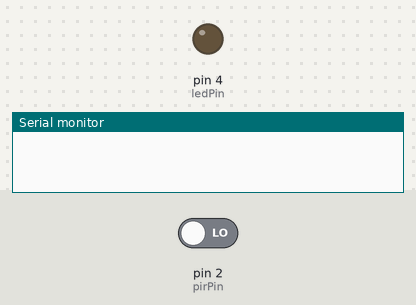
The sketch below on a simulated Arduino Uno, built with avr-gcc and run on an emulated ATmega328P. Parts: output pins drawn as LEDs (lit = HIGH), the last lines printed to the serial monitor. The inputs (shaded band) are chosen by the test bench; at power-on: pin 2 (pirPin) LOW.

Above: at 1.2 s.
1.3 s: pin 2 (pirPin) driven HIGH
At 2.4 s:
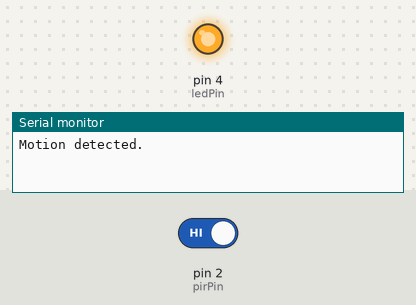
Timing chart, 0 to 4.3 s (numbered marks = the images above; inputs shaded):
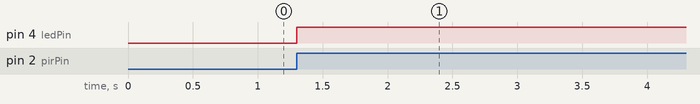

The sketch:

PIRTestCode.ino
```cpp
#define pirPin 2
int calibrationTime = 5;
long unsigned int lowIn;
long unsigned int pause = 5000;
boolean lockLow = true;
boolean takeLowTime;
int PIRValue = 0;
const int ledPin = 4;

void setup() {
   Serial.begin(9600);
   pinMode(pirPin, INPUT);
   pinMode(ledPin, OUTPUT);
}

void loop() {
   PIRSensor();
}

void PIRSensor() {
   if(digitalRead(pirPin) == HIGH) {
      if(lockLow) {
         PIRValue = 1;
         lockLow = false;
         Serial.println("Motion detected.");
         digitalWrite(ledPin, HIGH);
         delay(50);
      }
      takeLowTime = true;
   }
   if(digitalRead(pirPin) == LOW) {
      if(takeLowTime){
         lowIn = millis();takeLowTime = false;
      }
      if(!lockLow && millis() - lowIn > pause) {
         PIRValue = 0;
         lockLow = true;
         Serial.println("Motion ended.");
         digitalWrite(ledPin, LOW);
         delay(50);
      }
   }
}
```

Measured:
- after the input at 1.3 s, pin 4 (ledPin): LOW → HIGH at once
